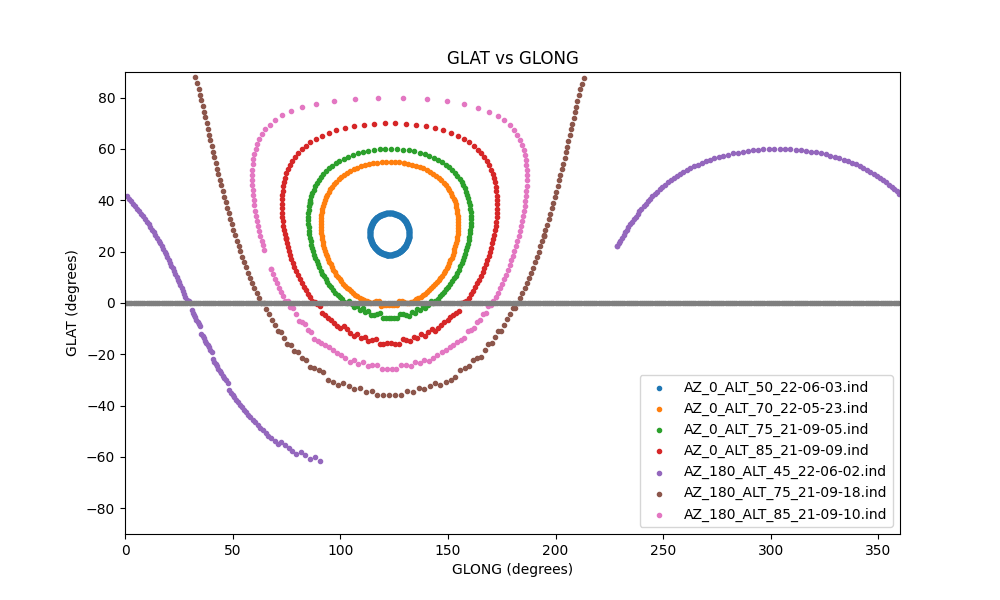

This chart was generated by the following Python code:
#meta_index.py
#Reads list of ".ind" files generated by index.py and placed in the Data subdirectory
#where each .ind file contains a batch of scans, and 
#where each .ind file contains GALLON, GALLAT, RA and DEC summaries for a specific batch
#Then creates scatterplot of GLAT vs GLONG

import os
import collections
import matplotlib.pyplot as plt
from mpl_toolkits import mplot3d
fig=plt.figure(figsize=(10,6))
ax=plt.axes()
ax.set_title("GLAT vs GLONG")
ax.set_xlabel("GLONG (degrees)")
ax.set_ylabel("GLAT (degrees)")
ax.set_xlim(0,360)
ax.set_ylim(-90,90)

#read filenames and sort by prefix
os.chdir('Data')
filelist=os.listdir(".")
filelist.sort()
print(filelist)

#initialize variables
maxfiles=500;counter=0

#read index file info
for i in filelist:
    GALLON=[0];GALLAT=[0]
    with open(i,'r') as f:
        for line in f:
            linestring=line.split()
            gallon=float(linestring[1])
            gallat=float(linestring[2])
            GALLON.append(gallon)
            GALLAT.append(gallat)
        pass
    f.closed
    True
    GALLON[0]=GALLON[1];GALLAT[0]=GALLAT[1]
    #ax.scatter(GALLON,GALLAT)
    ax.scatter(GALLON,GALLAT,marker=".",label=(i))
    ax.legend(loc="best")
#end reading files and plot data

#Generate a line passing through galactic latitude of zero degrees
x=[0];y=[0]
for i in range(360):
    x.append(i)
    y.append(0)
ax.scatter(x,y,marker=".")

plt.show()
exit()
